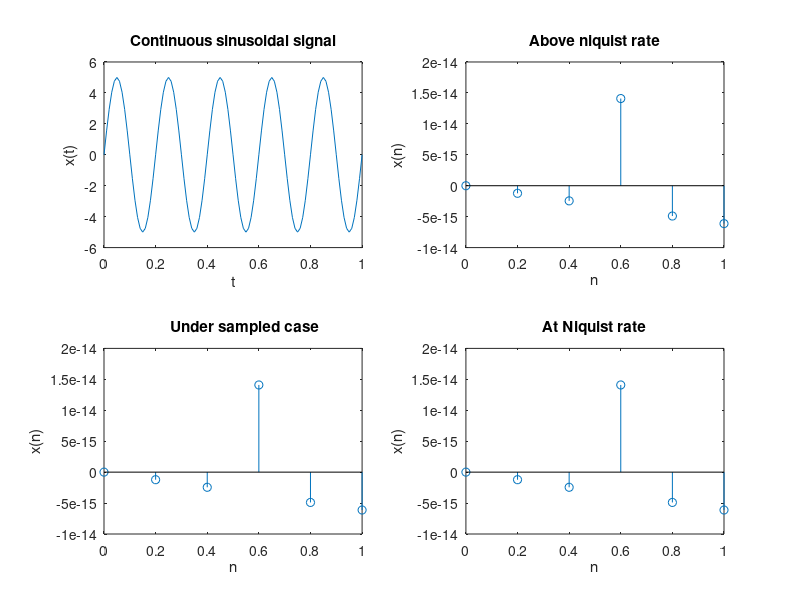

Here is the MATLAB script that generated this plot:
%Verification of Sampling Theorem
%% AUTHOR : ABHILASH SINGH 
clc                      %to clear the comand promt
clear
amplitude=input('Enter the Msg amplitude:\n'); % Amplitude of the signal
fm=input('Enter the Msg frequency(fm):\n');        % Frequency of the  msg signal
t=0:0.01:1;                    %range of the time axis with interval .00002 
xa1=amplitude*sin(2*pi*fm*t);     %our signal
subplot(2,2,1);                  %creating four plot,we are working in the 1st plot
plot(t,xa1);                     % ploting our signal using plot funtion
title('Continuous sinusoidal signal');%giving title to the 1st plot
xlabel('t');                     %labeling the independent axis as 'time' of 1st plot 
ylabel('x(t)');                  %labeling the dependent axis as 'x(t)' of 1st plot
fs1=input('Enter the sampling frequency greater than 2xfm :\n');
n=0:1/fs1:1;                     %sampling time(i.e sampling frequency of 1000Hz) which is much much greater than nyquist rate
xa2=amplitude*sin(2*pi*n*fm);            %Sampling our signal
subplot(2,2,2);                  %working in the  2nd plot out of the four
stem(n,xa2);                     %ploting the signal in discrete mode 
title('Above niquist rate');     %giving title of the  2nd plot
xlabel('n');                     %labeling the independent axis as 'n' of 2nd plot
ylabel('x(n)');                  %labeling the dependent axis as 'x[n]' of 2nd plot
fs2=input('enter the sampling frequency less than  2xfm :\n');
n1=0:1/fs2:1;
xa3=amplitude*sin(2*pi*n1*fm);
subplot(2,2,3);                  %working in the 3rd plot
stem(n1,xa3);                     %ploting the signal in discrete mode
title('      Under sampled case');%giving title to the 3rd plot
xlabel('n');                     %labeling the independent axis as 'n' of 3rd plot 
ylabel('x(n)');                  %labeling the dependent axis as 'x[n]' of 3rd plot
%ts2=1/50;                        %sampling time(i.e sampling frequency of 50Hz) which is equal to the  nyquist rate
fs3=input('Enter the sampling frequency equal 2xfm :\n');
n2=0:1/fs3:1
clc;
xa4=amplitude*sin(2*pi*n2*fm);         %sampling our signal
subplot(2,2,4);                  %working in the 4th plot
stem(n2,xa4);                     %ploting the signal in discrete mode
title('At Niquist rate');        %giving title to the 4th plot
xlabel('n');                     %labeling the independent axis as 'n' of 4th plot
ylabel('x(n)');                  %labeling the dependent axis as 'x[n]' of 4th plot
%**************************************************************************
%**************************************************************************A